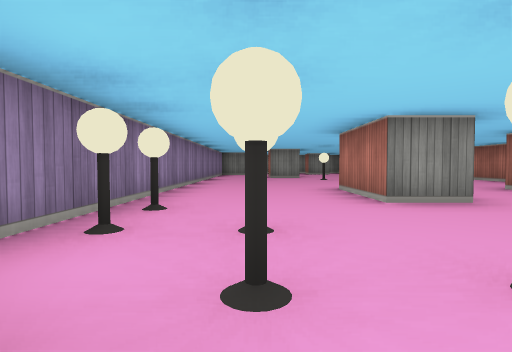
view 1 (above)

21 first-person views from a walk through a cub3D maze. The camera is about half as high as the walls, tilts 2° down and sees 80° across. The floor is counted in squares. Each view is taken from the middle of a square. On the plan, view 1 faces up. The plan holds only what a view shows up to about 9 squares ahead; the rest is blank.

view 2
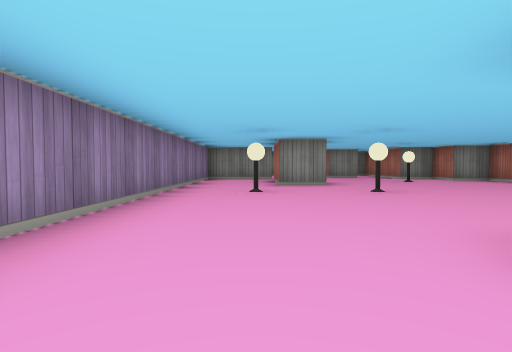

view 3
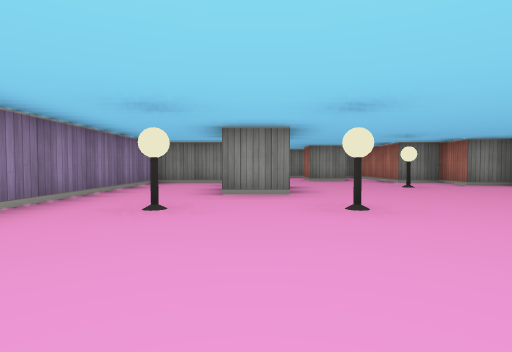

view 4
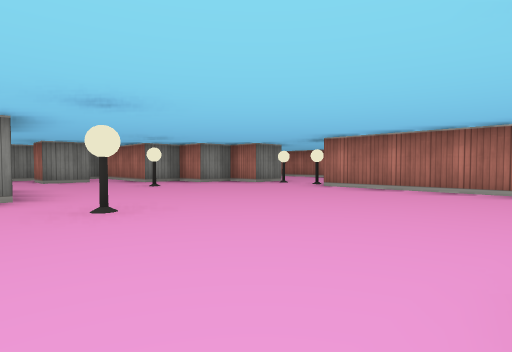

view 5
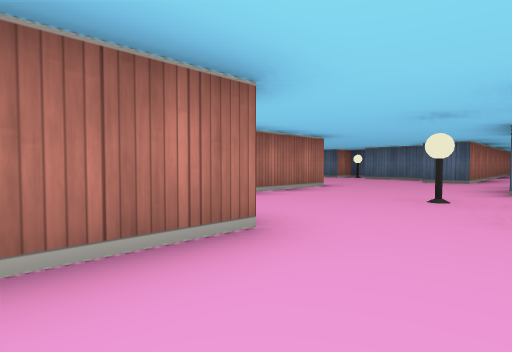

view 6
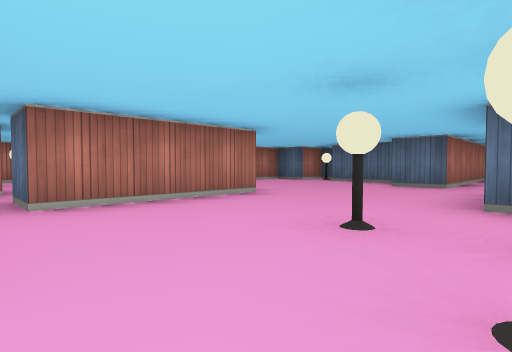

view 7
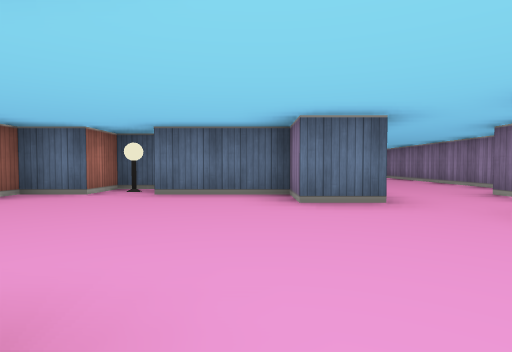

view 8
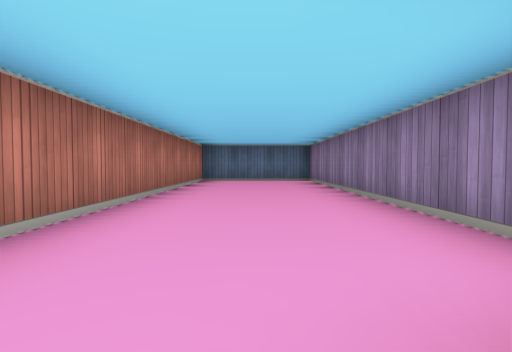

view 9
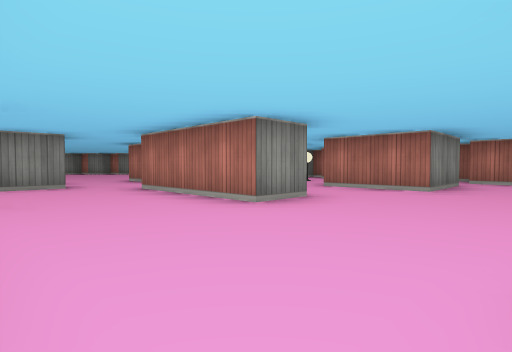

view 10
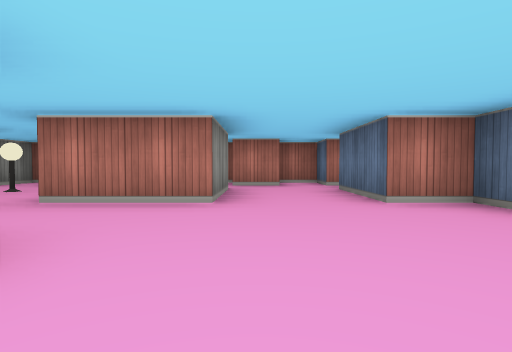

view 11
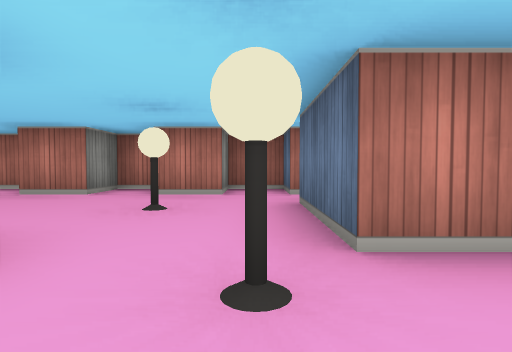

view 12
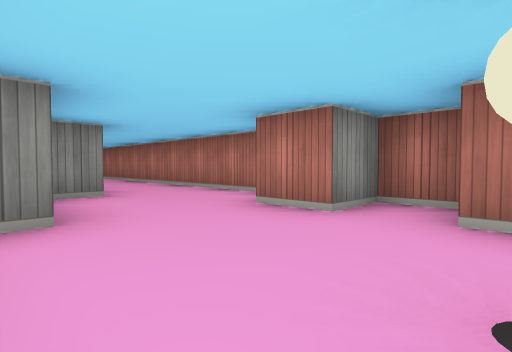

view 13
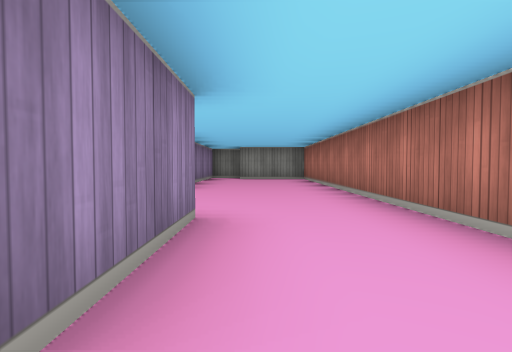

view 14
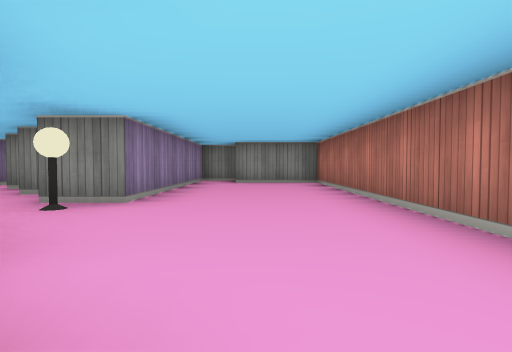

view 15
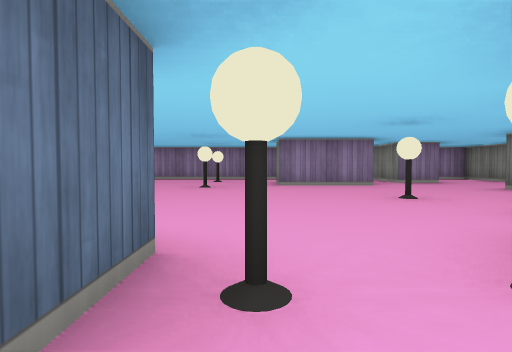

view 16
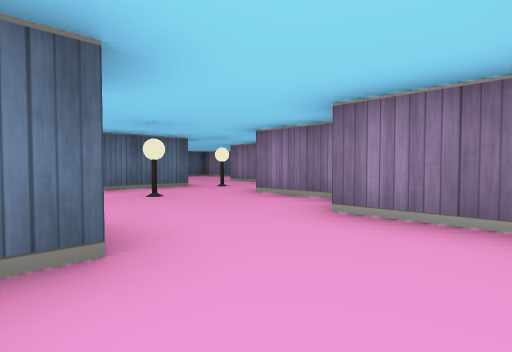

view 17
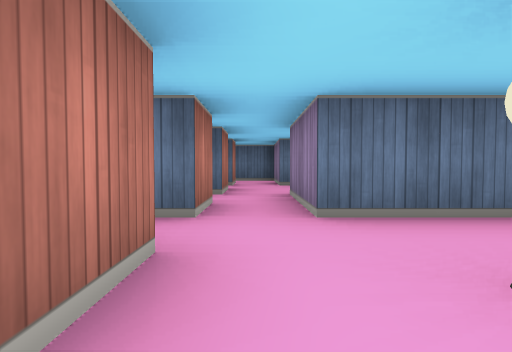

view 18
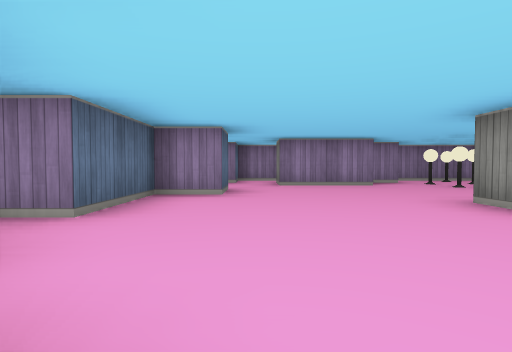

view 19
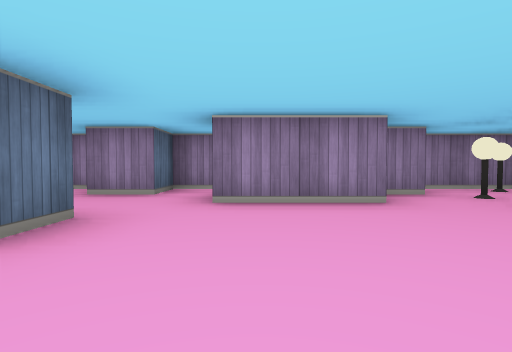

view 20
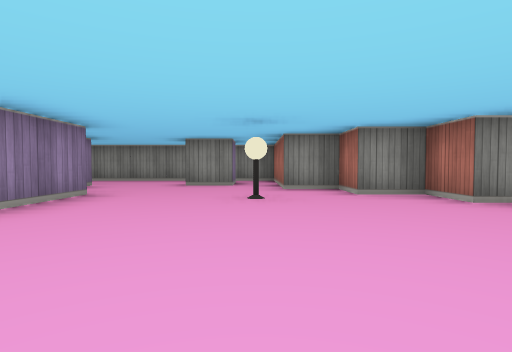

view 21
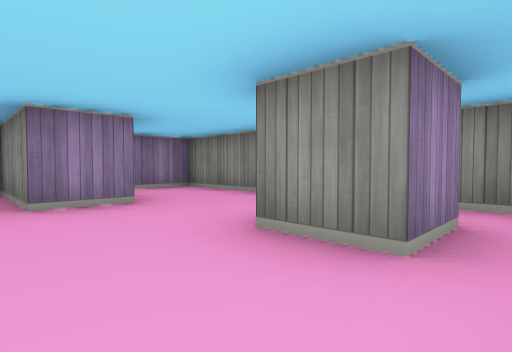

### Floor plan
Points are (right, up) in squares from view 1. A wall is a line through its corners. A room is listed if a view was taken in it or the views show most of it. See-through windows are left out.
Room 1 (views 1, 2, 3, 4, 5, 6, 7, 8, 9, 10, 19, 20, 21)
walls: (2.6, 3.5) (1.5, 3.5) (1.5, 5.5); (-0.5, 0.6) (-0.5, -0.1); (0.5, -0.4) (0.5, -2.5) (-0.2, -2.5); (4.5, -0.5) (3.5, -0.5) (3.5, 2.5); (6.5, 6.4) (6.5, 9.5); (6.5, -1.5) (6.5, -0.5); (-1.5, -2.4) (-1.5, -3.5) (-0.5, -3.5) (-0.5, -4.5); (-1.5, -5) (-1.5, -12.5) (1.5, -12.5) (1.5, -3.5) (2.5, -3.5) (2.5, -4.5) (4.5, -4.5) (4.5, -5.1); (4.8, -5.5) (5.5, -5.5) (5.5, -4.5) (6.5, -4.5) (6.5, -3.5); (1.5, 12.6) (1.5, 10.5) (0.5, 10.5) (0.5, 12.5); (6.5, 11.5) (6.5, 12.5) (5.5, 12.5) (5.5, 13.5) (4.5, 13.5) (4.5, 16.5) (-1.5, 16.5) (-1.5, 15.2); (0.5, 14.6) (0.5, 13.5) (-1.5, 13.5) (-1.5, 0.9); (3.5, 15.6) (3.5, 14.5) (2.5, 14.5) (2.5, 15.5)
ways out: opening at (3.5, 4.5) to room 2; opening at (4, 3) to room 2; opening at (5, 0) to room 2; opening at (7.5, -2.5) to room 4
objects: lamp (-1, 2); lamp (-1, 3); lamp (0, 1); lamp (0, 2); lamp (0, 9); lamp (1, 1); lamp (2, 9); lamp (4, 12); lamp (5, -5)
Room 2 (view 11)
walls: (3.5, 2.5) (4.5, 2.5); (4.5, 4.6) (4.5, 5.5); (4.5, 0.5) (4.5, -0.5); (6.5, -0.5) (6.5, 0.5)
ways out: opening at (3.5, 4.5) to room 1; opening at (4, 3) to room 1; opening at (5, 0) to room 1; opening at (6, 1.5) to room 3
Room 3 (views 12, 13, 14, 15, 16, 17)
walls: (8.5, 8.5) (8.5, 6.5) (7.9, 6.5); (7.5, 5.9) (7.5, 4.5) (7.1, 4.5); (6.5, 9.5) (7.5, 9.5); (10.5, 5.2) (10.5, 15.5) (8.5, 15.5); (6.5, 4) (6.5, 2.5); (10.5, 2.6) (10.5, 3.5) (9.5, 3.5) (9.5, 4.5) (9.9, 4.5); (6.5, 0.5) (8.5, 0.5) (8.5, -0.5); (8.5, 16.5) (7.5, 16.5) (7.5, 11.5) (6.5, 11.5); (9.5, -0.5) (9.5, 0.5) (10.5, 0.5) (10.5, 1.5) (9.5, 1.5) (9.5, 2.5)
ways out: opening at (6, 1.5) to room 2; opening at (9, 0) to room 4
objects: lamp (6, 1); lamp (7, 10); lamp (7, 11); lamp (8, 2)
Room 4 (view 18)
walls: (9.5, -2.6) (9.5, -1.5); (9.5, -4.4) (9.5, -3.5) (10.5, -3.5) (10.5, -2.5); (10.5, -1.5) (10.5, -1); (6.5, -3.5) (8.5, -3.5) (8.5, -5.5) (9.6, -5.5); (8.5, -0.5) (8.5, -1.5) (6.5, -1.5)
ways out: opening at (7.5, -2.5) to room 1; opening at (9, 0) to room 3

Where each view was taken, in squares from view 1:
view 1: 0 up, 0 right, facing up
view 2: 4 up, 0 right, facing up
view 3: 6 up, 1 right, facing up
view 4: 6 up, 1 right, facing up-right
view 5: 5 up, 0 right, facing down-right
view 6: 3 up, 0 right, facing down-right
view 7: 0 up, 3 right, facing down
view 8: 4 down, 0 right, facing down
view 9: 3 down, 1 right, facing up-right
view 10: 2 down, 3 right, facing right
view 11: 1 up, 5 right, facing right
view 12: 2 up, 7 right, facing up-right
view 13: 6 up, 9 right, facing up
view 14: 8 up, 9 right, facing up
view 15: 10 up, 8 right, facing left
view 16: 6 up, 10 right, facing down-left
view 17: 3 up, 9 right, facing down
view 18: 3 down, 7 right, facing left
view 19: 2 down, 4 right, facing left
view 20: 8 up, 4 right, facing up
view 21: 13 up, 4 right, facing up-left
